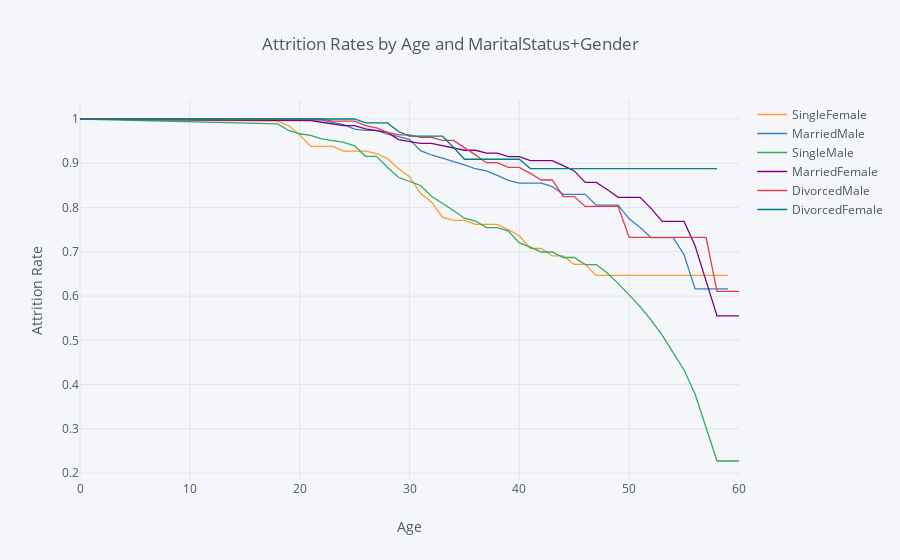

The cell this chart's notebook holds for it:
### Markdown cell above
## 6. Now that we have looked at the retention rates by gender and marital status individually, let's look at them together. 

Create a new field in the data set that concatenates marital status and gender, and then generate and plot a survival curve that shows the retention by this new field over the age of the employee.

### Code cell
data['MandG'] = data['MaritalStatus'] + data['Gender']

survival(data,'MandG','Age','Attrition').iplot(kind='line',
                                                              xTitle='Age',
                                                              yTitle='Attrition Rate',
                                                              title='Attrition Rates by Age and MaritalStatus+Gender')

### Figure 1 — Plotly figure (JSON) as saved in the notebook; plotly's stock layout.template omitted (floating-point values rounded to 4 significant figures)
{"data": [{"line": {"color": "rgba(255, 153, 51, 1.0)", "dash": "solid", "shape": "linear", "width": 1.3}, "mode": "lines", "name": "SingleFemale", "text": "", "type": "scatter", "uid": "ebbb1a25-82af-408d-8845-881806fec009", "x": [0, 18, 19, 20, 21, 22, 23, 24, 25, 26, 27, 28, 29, 30, 31, 32, 33, 34, 35, 36, 37, 38, 39, 40, 41, 42, 43, 44, 45, 46, 47, 48, 49, 50, 51, 52, 53, 54, 55, 56, 57, 58, 59, 60], "y": [1, 0.995, 0.9848, 0.9641, 0.9381, 0.9381, 0.9381, 0.9275, 0.9275, 0.9275, 0.922, 0.9106, 0.8874, 0.8697, 0.8322, 0.8125, 0.7781, 0.7709, 0.7709, 0.7619, 0.7619, 0.7619, 0.7497, 0.7363, 0.7074, 0.7074, 0.6906, 0.6906, 0.6714, 0.6714, 0.6465, 0.6465, 0.6465, 0.6465, 0.6465, 0.6465, 0.6465, 0.6465, 0.6465, 0.6465, 0.6465, 0.6465, 0.6465, ""]}, {"line": {"color": "rgba(55, 128, 191, 1.0)", "dash": "solid", "shape": "linear", "width": 1.3}, "mode": "lines", "name": "MarriedMale", "text": "", "type": "scatter", "uid": "46737e7b-0030-426c-b152-a6ca32bab8cf", "x": [0, 18, 19, 20, 21, 22, 23, 24, 25, 26, 27, 28, 29, 30, 31, 32, 33, 34, 35, 36, 37, 38, 39, 40, 41, 42, 43, 44, 45, 46, 47, 48, 49, 50, 51, 52, 53, 54, 55, 56, 57, 58, 59, 60], "y": [1, 0.9988, 0.9988, 0.9988, 0.9988, 0.9975, 0.9925, 0.9874, 0.977, 0.9743, 0.9743, 0.9659, 0.96, 0.954, 0.9286, 0.9187, 0.9116, 0.9043, 0.8964, 0.8876, 0.8828, 0.8726, 0.8614, 0.8553, 0.8553, 0.8553, 0.8473, 0.8299, 0.8299, 0.8299, 0.8055, 0.8055, 0.8055, 0.7745, 0.7546, 0.7318, 0.7318, 0.7318, 0.6932, 0.6162, 0.6162, 0.6162, 0.6162, ""]}, {"line": {"color": "rgba(50, 171, 96, 1.0)", "dash": "solid", "shape": "linear", "width": 1.3}, "mode": "lines", "name": "SingleMale", "text": "", "type": "scatter", "uid": "2e0c193a-645a-49e2-8f7a-5c2c4575fe2b", "x": [0, 18, 19, 20, 21, 22, 23, 24, 25, 26, 27, 28, 29, 30, 31, 32, 33, 34, 35, 36, 37, 38, 39, 40, 41, 42, 43, 44, 45, 46, 47, 48, 49, 50, 51, 52, 53, 54, 55, 56, 57, 58, 59, 60], "y": [1, 0.9889, 0.9741, 0.9667, 0.9629, 0.9552, 0.9513, 0.9474, 0.9395, 0.9156, 0.9156, 0.8903, 0.8684, 0.8592, 0.8497, 0.8254, 0.8099, 0.7935, 0.776, 0.7694, 0.7548, 0.7548, 0.7466, 0.7199, 0.7103, 0.6995, 0.6995, 0.6871, 0.6871, 0.6711, 0.6711, 0.6519, 0.6286, 0.6035, 0.576, 0.5457, 0.5116, 0.4723, 0.4329, 0.3788, 0.303, 0.2273, 0.2273, 0.2273]}, {"line": {"color": "rgba(128, 0, 128, 1.0)", "dash": "solid", "shape": "linear", "width": 1.3}, "mode": "lines", "name": "MarriedFemale", "text": "", "type": "scatter", "uid": "e5b1ccf8-55cf-4684-8890-12cbb8db35b9", "x": [0, 18, 19, 20, 21, 22, 23, 24, 25, 26, 27, 28, 29, 30, 31, 32, 33, 34, 35, 36, 37, 38, 39, 40, 41, 42, 43, 44, 45, 46, 47, 48, 49, 50, 51, 52, 53, 54, 55, 56, 57, 58, 59, 60], "y": [1, 0.9963, 0.9963, 0.9963, 0.9963, 0.9926, 0.9889, 0.9852, 0.9852, 0.9777, 0.9738, 0.9698, 0.9535, 0.9493, 0.9449, 0.9449, 0.94, 0.9349, 0.9294, 0.9294, 0.9228, 0.9228, 0.9151, 0.9151, 0.9058, 0.9058, 0.9058, 0.8946, 0.8827, 0.8568, 0.8568, 0.8406, 0.8231, 0.8231, 0.8231, 0.7981, 0.7686, 0.7686, 0.7686, 0.7137, 0.6344, 0.5551, 0.5551, 0.5551]}, {"line": {"color": "rgba(219, 64, 82, 1.0)", "dash": "solid", "shape": "linear", "width": 1.3}, "mode": "lines", "name": "DivorcedMale", "text": "", "type": "scatter", "uid": "c23fef9f-e0ed-48ea-89c9-060bfbc9fbd7", "x": [0, 18, 19, 20, 21, 22, 23, 24, 25, 26, 27, 28, 29, 30, 31, 32, 33, 34, 35, 36, 37, 38, 39, 40, 41, 42, 43, 44, 45, 46, 47, 48, 49, 50, 51, 52, 53, 54, 55, 56, 57, 58, 59, 60], "y": [1, 1, 1, 1, 1, 1, 0.9952, 0.9952, 0.9952, 0.9852, 0.9802, 0.9697, 0.9643, 0.9643, 0.9583, 0.9583, 0.9515, 0.9515, 0.9357, 0.919, 0.9013, 0.9013, 0.8906, 0.8906, 0.8773, 0.8621, 0.8621, 0.8247, 0.8247, 0.8024, 0.8024, 0.8024, 0.8024, 0.7326, 0.7326, 0.7326, 0.7326, 0.7326, 0.7326, 0.7326, 0.7326, 0.6105, 0.6105, 0.6105]}, {"line": {"color": "rgba(0, 128, 128, 1.0)", "dash": "solid", "shape": "linear", "width": 1.3}, "mode": "lines", "name": "DivorcedFemale", "text": "", "type": "scatter", "uid": "72b35fdf-44de-45a2-b428-dfdec724e544", "x": [0, 18, 19, 20, 21, 22, 23, 24, 25, 26, 27, 28, 29, 30, 31, 32, 33, 34, 35, 36, 37, 38, 39, 40, 41, 42, 43, 44, 45, 46, 47, 48, 49, 50, 51, 52, 53, 54, 55, 56, 57, 58, 59, 60], "y": [1, 1, 1, 1, 1, 1, 1, 1, 1, 0.9912, 0.9912, 0.9912, 0.9717, 0.9612, 0.9612, 0.9612, 0.9612, 0.9362, 0.9091, 0.9091, 0.9091, 0.9091, 0.9091, 0.9091, 0.8879, 0.8879, 0.8879, 0.8879, 0.8879, 0.8879, 0.8879, 0.8879, 0.8879, 0.8879, 0.8879, 0.8879, 0.8879, 0.8879, 0.8879, 0.8879, 0.8879, 0.8879, "", ""]}], "layout": {"legend": {"bgcolor": "#F5F6F9", "font": {"color": "#4D5663"}}, "paper_bgcolor": "#F5F6F9", "plot_bgcolor": "#F5F6F9", "title": {"font": {"color": "#4D5663"}, "text": "Attrition Rates by Age and MaritalStatus+Gender"}, "xaxis": {"gridcolor": "#E1E5ED", "showgrid": true, "tickfont": {"color": "#4D5663"}, "title": {"font": {"color": "#4D5663"}, "text": "Age"}, "zerolinecolor": "#E1E5ED"}, "yaxis": {"gridcolor": "#E1E5ED", "showgrid": true, "tickfont": {"color": "#4D5663"}, "title": {"font": {"color": "#4D5663"}, "text": "Attrition Rate"}, "zerolinecolor": "#E1E5ED"}}}
